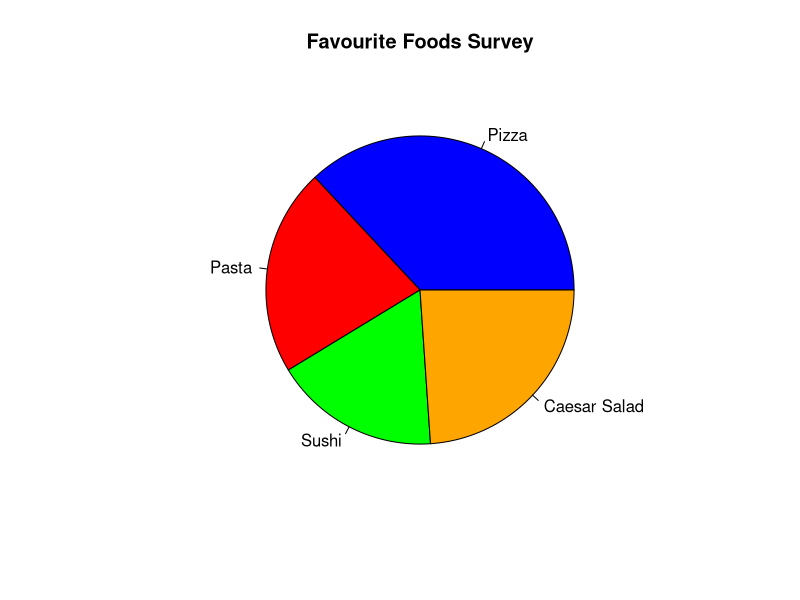
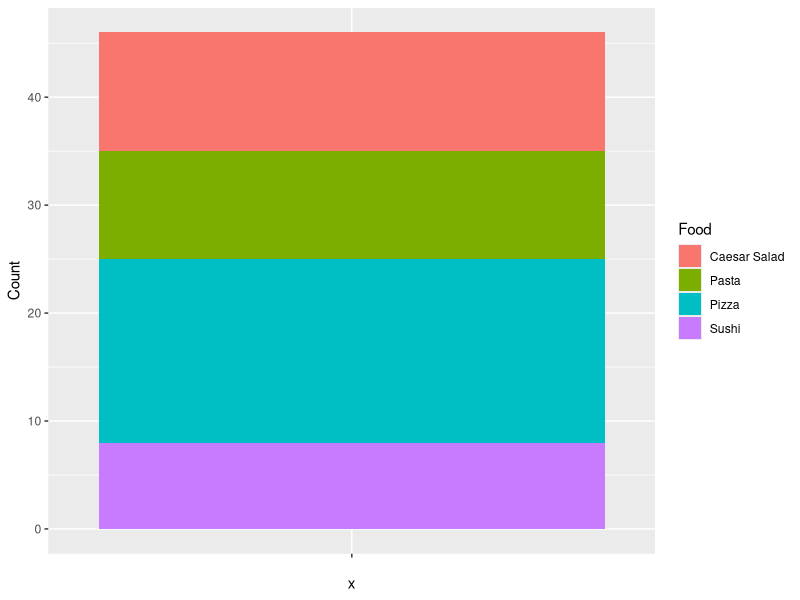
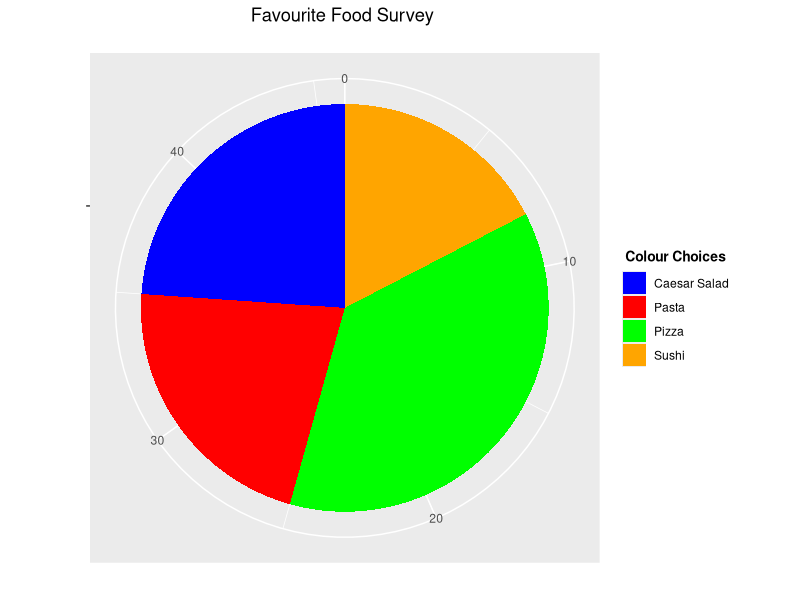
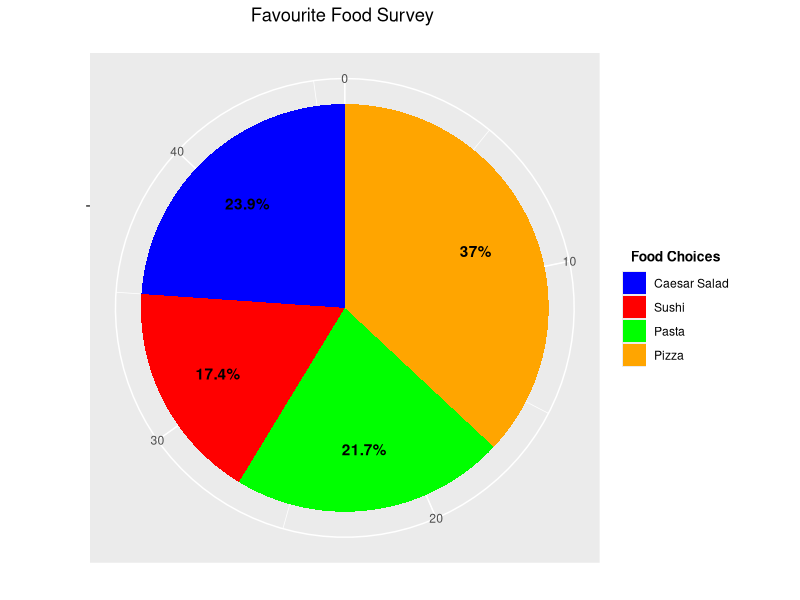
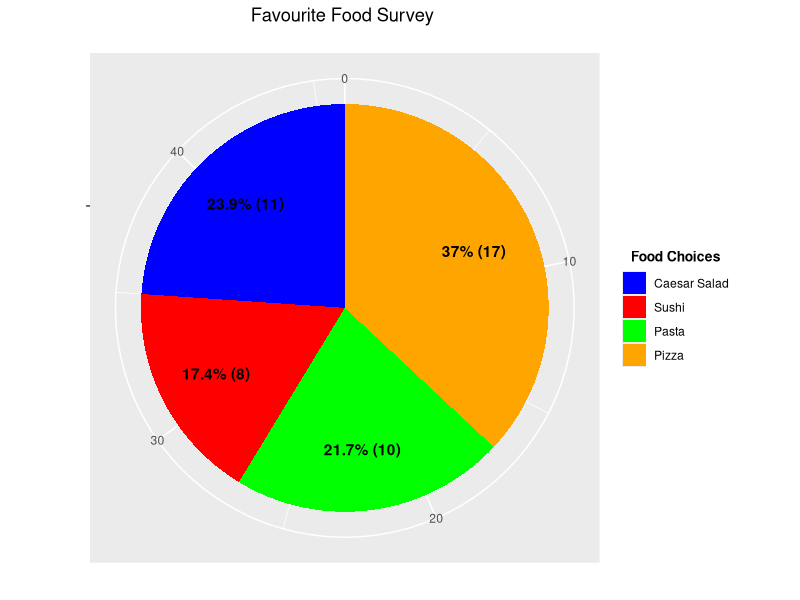

Generate these figures, in order, with R:
# Pie Charts In R:

# Example: Made Up Survey Data (Favourite Colours):

# Reference: 
# http://www.sthda.com/english/wiki/ggplot2-pie-chart-quick-start-guide-r-software-and-data-visualization
# http://stackoverflow.com/questions/20442693/how-to-use-ggplot2-to-generate-a-pie-graph

food_choices <- c("Pizza", "Pasta", "Sushi", "Caesar Salad")

counts <- c(17, 10, 8, 11)

table <- data.frame(food_choices, counts) # Create data frame

# Check table:

table

# Check structure of table:

str(table)

# Putting In Column Names:

colnames(table) <- c("Food", "Count")

# Check:

table

# Total Counts In Survey:

total_count <- sum(table[,2])

total_count

#-------------------------------

### Creating The Pie Chart:

## Base R Pie Chart With Labels:

pie(table[, 2], labels = table[,1], 
    col = c("Blue", "Red", "Green", "Orange"),
    main = "Favourite Foods Survey")

## ggplot2 Pie Chart:

library(ggplot2)

# Why Barplot Is Not A Good Visual:

ggplot(table, aes(x = "", y = Count, fill = Food)) +
  geom_bar(width = 1, stat = "identity")

# Pie Chart:

ggplot(table, aes(x = "", y = Count, fill = Food)) +
  geom_bar(width = 1, stat = "identity") +
  coord_polar(theta = "y", start = 0) +
  scale_fill_manual(values = c("Blue", "Red", "Green", "Orange")) +
  labs(x = "", y = "", title = "Favourite Food Survey \n",
       fill = "Colour Choices") + 
  theme(plot.title = element_text(hjust = 0.5), 
        legend.title = element_text(hjust = 0.5, face="bold", size = 10))

#-------------------------


# Pie Chart With Percentage Labels:

# http://stackoverflow.com/questions/41338757/adding-percentage-labels-on-pie-chart-in-r
# For percents the reference is:
# http://stackoverflow.com/questions/7145826/how-to-format-a-number-as-percentage-in-r

library(dplyr) #Data Wrangling and Manipulation

#library(scales) # For percents and formatting

# Add Proportion / Percentage Column using dplyr package:

#table <- table %>%
#          arrange(desc(Count)) %>%
#            mutate(Proportion = percent(Count/total_count)) 

# http://stackoverflow.com/questions/41338757/adding-percentage-labels-on-pie-chart-in-r
# food_choices[length(food_choices):1] is the reverse of 
# food_choices <- c("Pizza", "Pasta", "Sushi", "Caesar Salad")

table_percent <- table %>%
            mutate(Food = factor(Food, 
                levels = food_choices[length(food_choices):1]),
              cumulative = cumsum(Count),
                midpoint = cumulative - Count / 2,
                labels = paste0(round((Count/ sum(Count)) * 100, 1), "%"))

# Check table:

table_percent

# ggplot Pie Chart with percentage labels

ggplot(table_percent, aes(x = "", y = Count, fill = Food)) +
  geom_bar(width = 1, stat = "identity") +
  coord_polar(theta = "y", start = 0) +
  scale_fill_manual(values = c("Blue", "Red", "Green", "Orange")) +
  labs(x = "", y = "", title = "Favourite Food Survey \n",
       fill = "Food Choices") + 
  geom_text(aes(x = 1.2, y = midpoint , label = labels), color="black",
            fontface = "bold") +
  theme(plot.title = element_text(hjust = 0.5), 
        legend.title = element_text(hjust = 0.5, face="bold", size = 10))  
  
  
#----------------------

# Pie Chart With Percentage & Counts Labels:

table_labels <- table %>%
  mutate(Food = factor(Food, 
                       levels = food_choices[length(food_choices):1]),
         cumulative = cumsum(Count),
         midpoint = cumulative - Count / 2,
         labels = paste0(round((Count/ sum(Count)) * 100, 1), "%", " (", Count, ") "))

# Check table:

table_labels

# ggplot Pie Chart with percentage labels

ggplot(table_labels, aes(x = "", y = Count, fill = Food)) +
  geom_bar(width = 1, stat = "identity") +
  coord_polar(theta = "y", start = 0) +
  scale_fill_manual(values = c("Blue", "Red", "Green", "Orange")) +
  labs(x = "", y = "", title = "Favourite Food Survey \n",
       fill = "Food Choices") + 
  geom_text(aes(x = 1.2, y = midpoint , label = labels), color="black",
            fontface = "bold") +
  theme(plot.title = element_text(hjust = 0.5), 
        legend.title = element_text(hjust = 0.5, face="bold", size = 10))  


